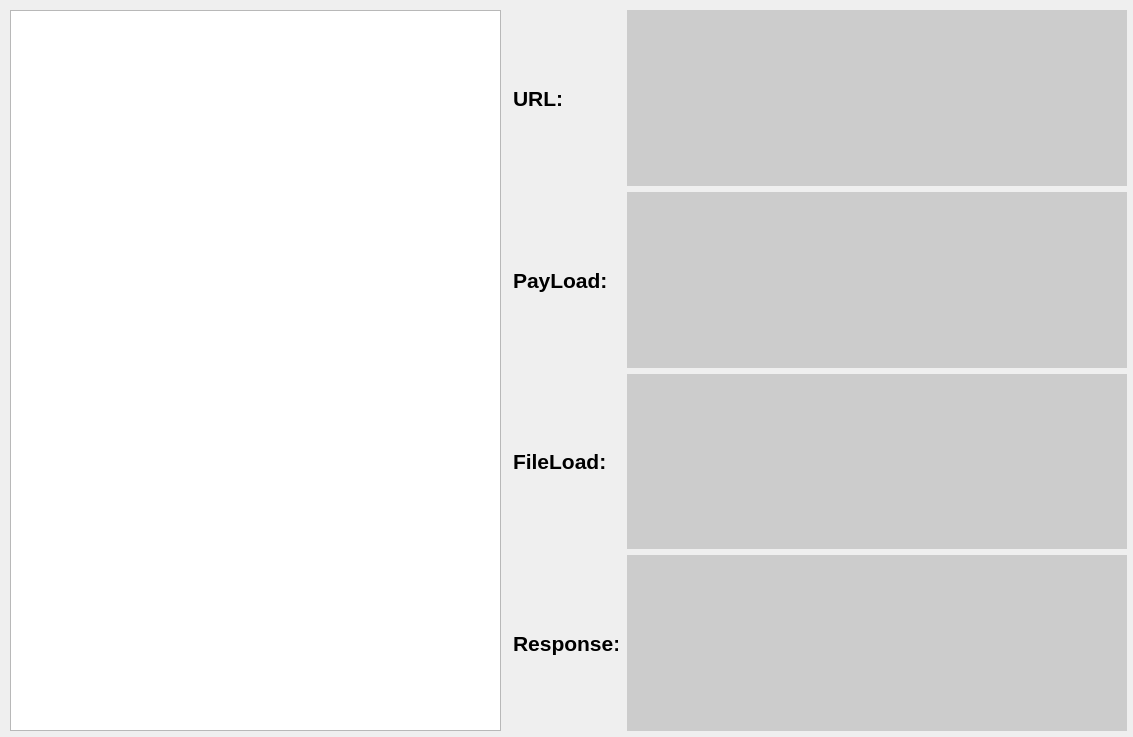
<?xml version="1.0" encoding="UTF-8"?>
<ui version="4.0">
 <class>Form</class>
 <widget class="QWidget" name="Form">
  <property name="geometry">
   <rect>
    <x>0</x>
    <y>0</y>
    <width>1133</width>
    <height>737</height>
   </rect>
  </property>
  <property name="windowTitle">
   <string>Form</string>
  </property>
  <widget class="QTableWidget" name="tableWidget">
   <property name="geometry">
    <rect>
     <x>10</x>
     <y>10</y>
     <width>491</width>
     <height>721</height>
    </rect>
   </property>
   <property name="font">
    <font>
     <pointsize>12</pointsize>
    </font>
   </property>
  </widget>
  <widget class="QWidget" name="verticalLayoutWidget">
   <property name="geometry">
    <rect>
     <x>510</x>
     <y>10</y>
     <width>621</width>
     <height>721</height>
    </rect>
   </property>
   <layout class="QVBoxLayout" name="verticalLayout">
    <item>
     <layout class="QHBoxLayout" name="horizontalLayout">
      <item>
       <widget class="QLabel" name="label">
        <property name="minimumSize">
         <size>
          <width>105</width>
          <height>0</height>
         </size>
        </property>
        <property name="maximumSize">
         <size>
          <width>105</width>
          <height>16777215</height>
         </size>
        </property>
        <property name="font">
         <font>
          <pointsize>16</pointsize>
          <weight>75</weight>
          <bold>true</bold>
         </font>
        </property>
        <property name="text">
         <string>URL:</string>
        </property>
       </widget>
      </item>
      <item>
       <widget class="QLabel" name="urlLable">
        <property name="minimumSize">
         <size>
          <width>500</width>
          <height>0</height>
         </size>
        </property>
        <property name="maximumSize">
         <size>
          <width>500</width>
          <height>16777215</height>
         </size>
        </property>
        <property name="autoFillBackground">
         <bool>false</bool>
        </property>
        <property name="styleSheet">
         <string notr="true">background-color: rgb(204, 204, 204)</string>
        </property>
        <property name="text">
         <string/>
        </property>
       </widget>
      </item>
     </layout>
    </item>
    <item>
     <layout class="QHBoxLayout" name="horizontalLayout_2">
      <item>
       <widget class="QLabel" name="label_3">
        <property name="minimumSize">
         <size>
          <width>105</width>
          <height>0</height>
         </size>
        </property>
        <property name="maximumSize">
         <size>
          <width>105</width>
          <height>16777215</height>
         </size>
        </property>
        <property name="font">
         <font>
          <pointsize>16</pointsize>
          <weight>75</weight>
          <bold>true</bold>
         </font>
        </property>
        <property name="text">
         <string>PayLoad:</string>
        </property>
       </widget>
      </item>
      <item>
       <widget class="QLabel" name="payloadLable">
        <property name="minimumSize">
         <size>
          <width>500</width>
          <height>0</height>
         </size>
        </property>
        <property name="maximumSize">
         <size>
          <width>500</width>
          <height>16777215</height>
         </size>
        </property>
        <property name="styleSheet">
         <string notr="true">background-color: rgb(204, 204, 204)</string>
        </property>
        <property name="text">
         <string/>
        </property>
       </widget>
      </item>
     </layout>
    </item>
    <item>
     <layout class="QHBoxLayout" name="horizontalLayout_4">
      <item>
       <widget class="QLabel" name="label_7">
        <property name="minimumSize">
         <size>
          <width>105</width>
          <height>0</height>
         </size>
        </property>
        <property name="maximumSize">
         <size>
          <width>105</width>
          <height>16777215</height>
         </size>
        </property>
        <property name="font">
         <font>
          <pointsize>16</pointsize>
          <weight>75</weight>
          <bold>true</bold>
         </font>
        </property>
        <property name="text">
         <string>FileLoad:</string>
        </property>
       </widget>
      </item>
      <item>
       <widget class="QLabel" name="fileLoadLable">
        <property name="minimumSize">
         <size>
          <width>500</width>
          <height>0</height>
         </size>
        </property>
        <property name="maximumSize">
         <size>
          <width>500</width>
          <height>16777215</height>
         </size>
        </property>
        <property name="styleSheet">
         <string notr="true">background-color: rgb(204, 204, 204)</string>
        </property>
        <property name="text">
         <string/>
        </property>
       </widget>
      </item>
     </layout>
    </item>
    <item>
     <layout class="QHBoxLayout" name="horizontalLayout_3">
      <item>
       <widget class="QLabel" name="label_5">
        <property name="minimumSize">
         <size>
          <width>105</width>
          <height>0</height>
         </size>
        </property>
        <property name="maximumSize">
         <size>
          <width>105</width>
          <height>16777215</height>
         </size>
        </property>
        <property name="font">
         <font>
          <pointsize>16</pointsize>
          <weight>75</weight>
          <bold>true</bold>
         </font>
        </property>
        <property name="text">
         <string>Response:</string>
        </property>
       </widget>
      </item>
      <item>
       <widget class="QLabel" name="responseLable">
        <property name="minimumSize">
         <size>
          <width>500</width>
          <height>0</height>
         </size>
        </property>
        <property name="maximumSize">
         <size>
          <width>500</width>
          <height>16777215</height>
         </size>
        </property>
        <property name="styleSheet">
         <string notr="true">background-color: rgb(204, 204, 204)</string>
        </property>
        <property name="text">
         <string/>
        </property>
       </widget>
      </item>
     </layout>
    </item>
   </layout>
  </widget>
 </widget>
 <resources/>
 <connections/>
</ui>
